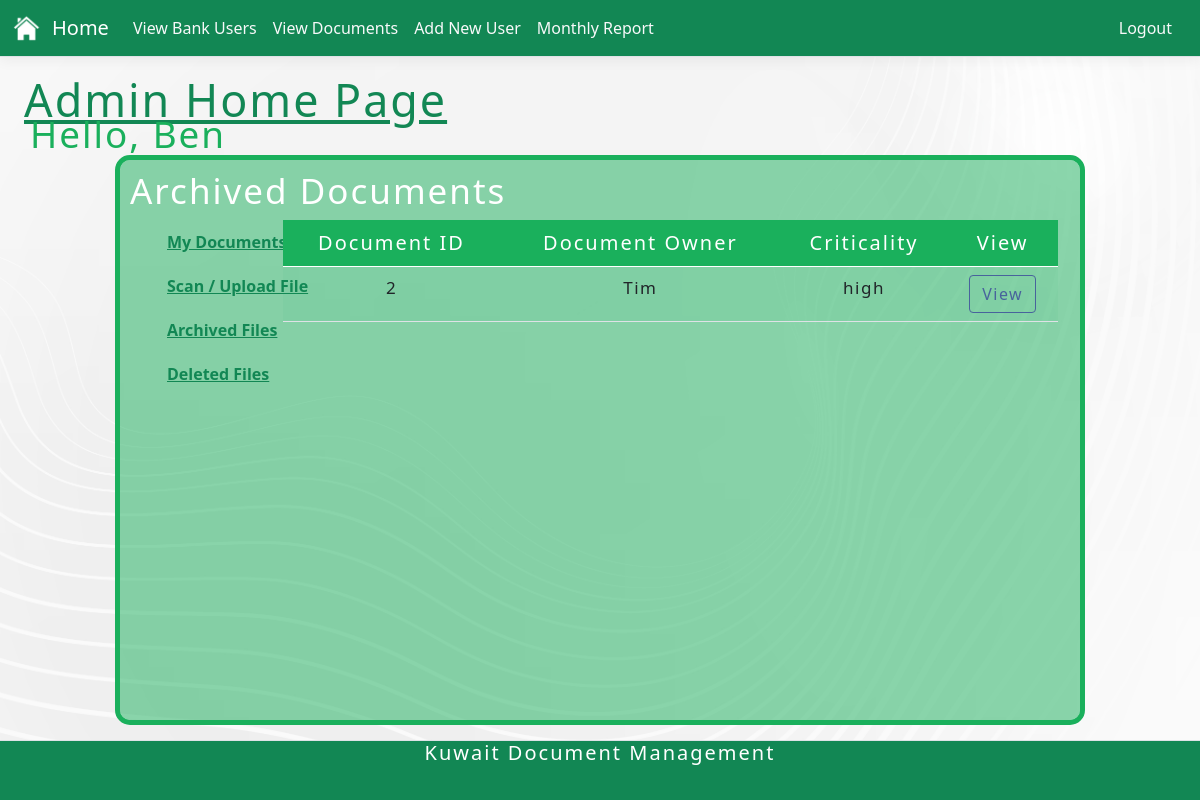
Page /Group31/viewArchived.php (signed in) on the committed database.
### tables this page shows
CREATE TABLE "documents" (
	"docID"	INTEGER NOT NULL,
	"owner"	TEXT NOT NULL,
	"criticality"	TEXT NOT NULL,
	"viewers"	INTEGER,
	"archive"	TEXT,
	"deleted"	TEXT,
	PRIMARY KEY("docID")
);

### Group31/viewArchived.php (the view, shortened to what this page needs)
<?php require("adminNav.php");
$name = $_SESSION['name'];
function getDoc (){
    $db = new SQLITE3('..\\Database\\Kuwaitt.db');
    $sql = "SELECT * FROM documents WHERE archive = 'yes'";
    $stmt = $db->prepare($sql);
    $stmt->bindParam(':id', $_SESSION['id'] , SQLITE3_TEXT);
    $result = $stmt->execute();
    while ($row = $result->fetchArray()){
        $arrayResult [] = $row;
    }
    return $arrayResult;
}
$document = getDoc();
?>
<!DOCTYPE html>
<html lang="en">
<head>
</head>
<body>
    <h1 class="pagefont"><u>Admin Home Page</u></h1>
    <h2 class="greetingUser">Hello, <?php echo $name ?></h2>
    <nav class="box3">
        <h2 class="documentfont">Archived Documents</h2>
        <div class="column1">
            <ul>
                <li><a class="sideBarfont" href="adminIndex.php"><b>My Documents</b></a></li>
                <li><a class="sideBarfont" href="adminIndexAddDoc.php"><b>Scan / Upload File</b></a></li>
                <li><a class="sideBarfont" href="viewArchived.php"><b>Archived Files</b></a></li>
                <li><a class="sideBarfont" href="viewDeleted.php"><b>Deleted Files</b></a></li>
            </ul>
        </div>
        <div class="row">
            <div class="col">
                <table class="table table-hover">
                    <thead class="theadColour">
                        <td style="text-align: center;">Document ID</td>
                        <td style="text-align: center;">Document Owner</td>
                        <td style="text-align: center;">Criticality</td>
                        <td style="text-align: center;">View</td>
                    </thead>
                    <?php
                    for ($i = 0; $i < count($document); $i++) :
                    ?>
                        <tr>
                            <td class="tbContents"><?php echo $document[$i]['docID'] ?></td>
                            <td class="tbContents"><?php echo $document[$i]['owner'] ?></td>
                            <td class="tbContents"><?php echo $document[$i]['criticality'] ?></td>
                            <td class="tbContents"><a href="adminViewdoc.php?uid=<?php echo $document[$i]['docID']; ?>" class="btn btn-action">View</a></td>
                        </tr>
                    <?php endfor; ?>
                </table>
            </div>
        </div>
    </nav>
</body>
</html>
<?php require("footer.php"); ?>

### Group31/site2.css (style rules this page uses)
a { color: #0366d6; }
.btn-action { border-color: #48639C !important; color: #48639C !important; font-family: 'Segoe UI', Tahoma, Geneva, Verdana, sans-serif; letter-spacing: 1.5px; white-space: nowrap; font-size: 17px; }
html { font-size: 14px; }
body { background-image: url("whiteBkg.jpg"); }
ul { list-style-type: none; width: 200px; }
li a { padding: 10px 5px; display: block; color: #000000; }
.pagefont { font-family: 'Segoe UI', Tahoma, Geneva, Verdana, sans-serif; font-size: 280%; letter-spacing: 2px; white-space: nowrap; color: #128754; position: static; top: 7%; padding-left: 2%; }
.greetingUser { font-family: 'Segoe UI', Tahoma, Geneva, Verdana, sans-serif; font-size: 230%; letter-spacing: 2px; white-space: nowrap; color: #1ab05c; position: absolute; top: 14%; padding-left: 2.5%; }
.documentfont { font-family: 'Segoe UI', Tahoma, Geneva, Verdana, sans-serif; font-size: 35px; letter-spacing: 2px; white-space: nowrap; color: #ffffff; }
.sideBarfont { font-family: 'Segoe UI', Tahoma, Geneva, Verdana, sans-serif; white-space: nowrap; color: #128754; }
.box3 { height: 70%; width: 80%; border-radius: 10px; padding: 10px; position: absolute; bottom: 10%; left: 10%; background: rgba(26, 176, 92, .5); outline: solid 5px #1ab05c; }
.column1 { float: left; width: 15%; }
@media (min-width: 768px) { html { font-size: 16px; } }
html { position: relative; min-height: 100%; }
body { margin-bottom: 60px; }
body::after { content: ''; display: block; height: 100px; }
.bkg { background: "whiteBkg.jpg"; background-size: cover; background-repeat: no-repeat; }
table { border-collapse: collapse; width: 100%; }
th, td { text-align: left; padding: 8px; }
html, body { max-width: 100%; overflow-x: hidden; }
thead.theadColour { text-align: center; background: #1ab05c; color: white; font-family: 'Segoe UI', Tahoma, Geneva, Verdana, sans-serif; letter-spacing: 2px; white-space: nowrap; font-size: 20px; }
td.tbContents { text-align: center; font-family: 'Segoe UI', Tahoma, Geneva, Verdana, sans-serif; letter-spacing: 1.5px; white-space: nowrap; font-size: 17px; }
table tr td, table tr th { background-color: rgba(26, 176, 92, 0.05) !important; }

### rows in the picture
documents: docID "2", owner "Tim", criticality "high"

### other values in the picture
$name "Ben"
